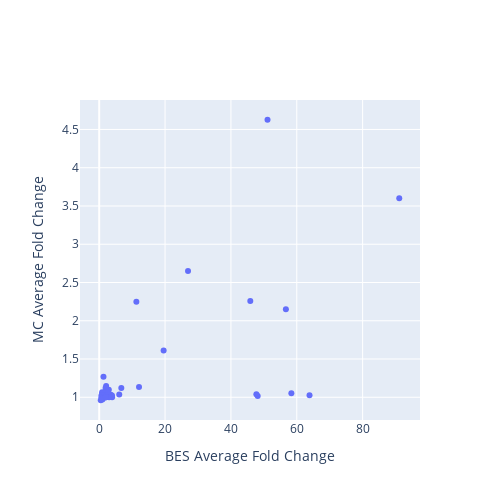

Notebook source saved alongside this figure:
### Code cell
# MC MES array
from plotly.subplots import make_subplots
import plotly.graph_objects as go
import plotly.io as pio

fig = make_subplots(
    rows=1,
    cols=1,
    #subplot_titles=["MES vs Main VSG"],
)

scatter = go.Scatter(
    x=merge['BES'],
    y=merge['MC'],
    mode='markers',
    text=list(merge.index.values),
    hoverinfo='text',
    name='scatter',
    showlegend=False,
    # hovertemplate='%{text}'
)
fig.add_trace(scatter, row=1, col=1)

fig.update_layout(
    width=500,
    height=500,
    showlegend=False,
    hovermode='closest',
    xaxis_title="BES Average Fold Change",
    yaxis_title="MC Average Fold Change",
)

# Save as an exportable HTML file
pio.write_html(
    fig,
    file="vsgs_web_server/scatter_plots/BES_vs_MC.html",   # change path/name if you like
    include_plotlyjs="cdn",
    full_html=True,
    auto_open=False,
)
fig

### Figure 1 — Plotly figure (JSON) as saved in the notebook; plotly's stock layout.template omitted (floating-point values rounded to 4 significant figures)
{"data": [{"hoverinfo": "text", "mode": "markers", "name": "scatter", "showlegend": false, "text": ["BDF2_1_KO48", "BDF3_1_KO24", "BET151_1_Drug12h", "BET151_1_Drug24h", "BET151_1_Drug3h", "BET151_1_Drug48h", "BET151_1_Drug6h", "BET151_1_Drug72h", "CAF1b_1_RNAi24", "CFB2_1_RNAi9", "DFO_1_DFO", "DFO_1_DFOFe", "DFO_1_Fe", "DRBD18_1_RNAi12", "H1_1_RNAi96", "H3H4_1_KOH3", "H3H4_1_KOH3J", "H3H4_1_KOH4", "H3H4_1_KOH4J", "H3H4_1_KOJ2", "H3H4_2_KO48", "H3H4_3_KO48", "H3_1_KOH3", "H3_1_KOH3J", "H3_1_KOJ", "IPMK_1_RNAi36", "IPMK_2_RNAi36", "MCMBP_1_KO24", "MCMBP_1_KO48", "PIP5Pase_1_KO", "PIP5Pase_2_D360A_N362A", "PNUTS_1_RNAi48", "RBP10_1_RNAi24", "RBP10_2_RNAi24", "RBP10_3_RNAi24", "RBP33_1_RNAi48", "RBP42_1_KO24", "RBP42_1_KO48", "RBP42_1_KO72", "RNaseH1_1_KO", "RNaseH2A_1_RNAi24", "RNaseH2A_2_RNAi36", "SET27_1_KO", "SET27_1_sKO", "SNF2PH_1_RNAi48", "TFR_1_RNAi24", "TbATR_1_RNAi24", "TbATR_2_RNAi36", "TbCMT1_1_KO", "TbESB1_1_RNAi24", "TbESB1_2_KO48", "TbESB1_3_OE24", "TbHAT_1_RNAi48HAT1", "TbHAT_1_RNAi48HAT2", "TbPP1one_1_RNAi24", "TbPP1seven_1_RNAi24", "TbRAP1_1_2SD", "TbRAP1_1_5A", "TbRAP1_1_KO", "TbRAP1_2_dMyb", "TbSAP_1_RNAi72", "VEX1_1_Oe72", "VEX1_2_RNAi72", "VEX1_4_RNAi24", "VEX1_5_RNAi48", "VEX1_6_RNAi72", "VEX1and2_1_RNAi24", "VEX1and2_1_RNAi48", "VEX2_1_RNAi24", "VEX2_1_RNAi48", "ZC3H28_1_RNAi10", "ZC3H28_1_RNAi14", "ZC3H28_1_RNAi16", "ZC3H28_1_RNAi24", "ZC3H40_1_RNAi72"], "type": "scatter", "x": [1.055, 2.459, 1.0, 0.8629, 1.077, 0.7574, 1.02, 0.851, 3.508, 1.02, 1.004, 1.003, 1.009, 0.9988, 3.919, 1.559, 2.919, 1.0, 1.045, 0.7822, 2.109, 1.94, 2.317, 2.084, 0.8907, 1.016, 1.0, 2.588, 6.715, 51.11, 11.29, 2.397, 1.08, 1.0, 0.9698, 1.299, 1.238, 0.8984, 0.8792, 1.045, 1.577, 1.641, 3.886, 2.021, 1.197, 1.253, 2.423, 12.09, 1.003, 1.923, 0.6729, 3.02, 0.4706, 0.9664, 45.88, 0.7454, 26.97, 19.57, 56.69, 91.11, 2.707, 6.089, 2.065, 1.276, 1.681, 2.034, 63.86, 58.35, 48.13, 47.73, 0.9916, 0.9377, 0.9282, 0.9158, 1.97], "xaxis": "x", "y": [1.0, 1.026, 1.0, 1.0, 1.0, 1.0, 1.0, 1.0, 1.033, 0.9932, 1.0, 1.0, 1.0, 1.0, 1.0, 1.017, 1.1, 1.0, 1.0, 1.0, 1.147, 1.12, 1.015, 1.041, 1.0, 1.0, 1.0, 1.002, 1.122, 4.627, 2.25, 1.071, 1.0, 1.0, 1.0, 1.269, 1.002, 1.005, 1.066, 1.0, 1.0, 1.065, 1.023, 1.0, 1.0, 1.0, 1.017, 1.133, 1.0, 1.012, 1.022, 0.9989, 0.9611, 0.9709, 2.257, 0.9907, 2.651, 1.612, 2.149, 3.6, 1.065, 1.037, 1.025, 1.0, 1.0, 1.0, 1.027, 1.051, 1.018, 1.038, 0.9889, 1.028, 1.003, 0.9806, 1.001], "yaxis": "y"}], "layout": {"height": 500, "hovermode": "closest", "showlegend": false, "width": 500, "xaxis": {"anchor": "y", "domain": [0, 1], "title": {"text": "BES Average Fold Change"}}, "yaxis": {"anchor": "x", "domain": [0, 1], "title": {"text": "MC Average Fold Change"}}}}
